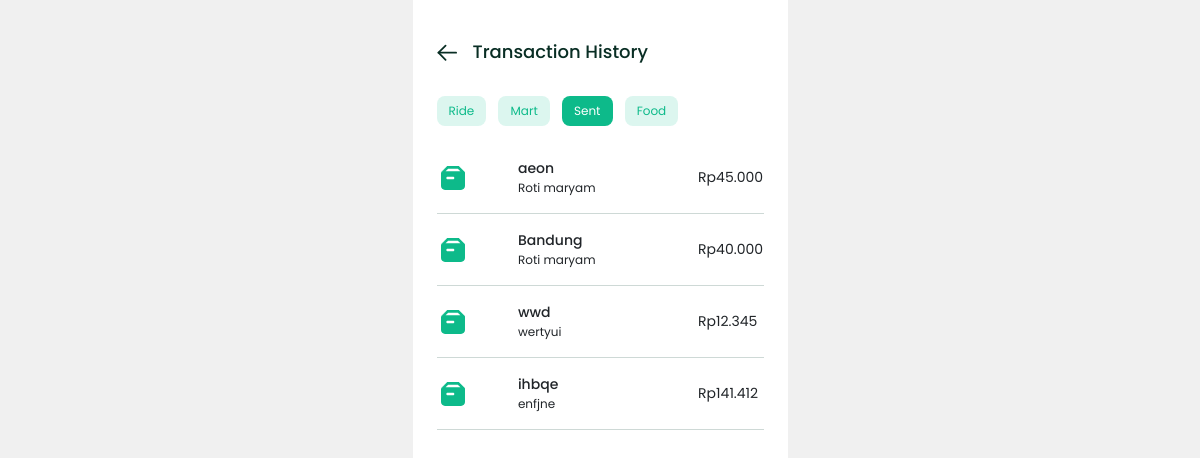
Screenshot of /customer/pages/history.php?history=sent with the database file from the repository.
### tables this page shows
CREATE TABLE `order_goods` (
  `order_goodsid` char(5) NOT NULL CHECK (`order_goodsid` regexp '^OG[0-9][0-9][0-9]'),
  `customer_id` char(5) DEFAULT NULL,
  `driver_id` char(5) DEFAULT NULL,
  `transaction_date` date DEFAULT NULL,
  `goods_id` char(5) NOT NULL,
  `source` varchar(100) NOT NULL,
  `destination` varchar(100) NOT NULL,
  `total` int(11) NOT NULL
);

CREATE TABLE `goods` (
  `goods_id` char(5) NOT NULL,
  `weight` int(11) DEFAULT NULL,
  `name` varchar(100) DEFAULT NULL,
  `dimension` int(11) DEFAULT NULL,
  `description` text DEFAULT NULL
);

### customer/pages/historySent.php (the view, shortened to what this page needs)
<?php
include('../../Database/connection.php');
?>
<!DOCTYPE html>
<html lang="en">
<body>
<?php
    $sql = "SELECT og.destination, og.total, g.name from order_goods og
    JOIN goods g ON og.goods_id = g.goods_id limit 0, 7";
    $res = mysqli_query($conn, $sql);
    while ($row = mysqli_fetch_assoc($res)) :
    ?>
    <div class="wrap-content">
        <div class="mid">
            <div class="title">
                <p><?= $row["destination"] ?></p>
            </div>
            <div class="desc">
                <p><?= $row["name"] ?></p>
            </div>
        </div>
        <div class="right">
            <p>Rp<?= number_format($row["total"],0,',','.') ?></p>
        </div>
    </div>
    <?php endwhile; ?>
</body>
</html>

### customer/style/history.css (style rules this page uses)
:root { --primary: #0dba8a; --text-white: #ffffff; --text-black: #092e24; --bg-grey: #f0f0f0; --bg-secondary: #dcf6ef; }
body { margin: 0; padding: 0; }
.wrap-content { display: flex; align-items: center; justify-content: space-between; font-family: 'poppins'; padding-bottom: 1rem; padding-top: 1rem; border-bottom: 1px solid rgba(12, 67, 52, 0.20);; }
.wrap-content .mid { width: 40%; }
.wrap-content .mid .title p { margin-bottom: 0; font-weight: 500; font-size: .875rem; }
.wrap-content .mid .desc p { margin-bottom: 0; font-size: .75rem; }
.wrap-content .right { width: 20%; }
.wrap-content .right p { margin-bottom: 0; font-size: .875rem; }

### rows the page displays
order_goods: destination "aeon", goods.name "Roti maryam", total "45.000"
order_goods: destination "Bandung", goods.name "Roti maryam", total "40.000"
order_goods: destination "wwd", goods.name "wertyui", total "12.345"
order_goods: destination "ihbqe", goods.name "enfjne", total "141.412"
